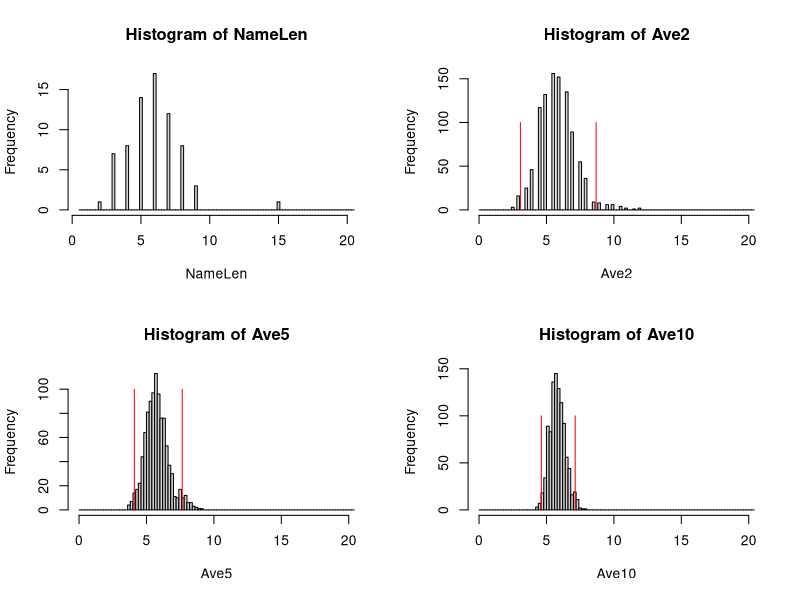

This chart was generated by the following R code:
Session = 04635
# Session = 04640
if (Session == 04635){
  #04635 12:30-2:00 PM, Enrollment = 71,  as of 01/13/2014
  #Student Last Name Length
  NameLen = c(4,8,4,3,8,5,7,4,7,5,4,5,6,5,6,9,6,8,6,7,8,7,6,8,
              6,5,7,6,5,6,5,5,8,7,3,6,3,4,3,8,4,6,6,5,5,5,9,7,
              2,3,5,5,4,4,7,3,7,6,5,7,6,6,6,9,7,8,7,6,3,15,6)
} else{
  # 04640 12:30-2:00 PM, Enrollment = 61, as of 01/13/2014
  # Student Last Name Length
  NameLen = c(7,8,3,6,9,6,7,7,4,6,7,7,7,6,4,7,6,7,8,6,6,2,2,6,
              8,8,6,4,6,6,7,9,3,3,5,3,5,2,8,8,7,7,7,4,10,6,12,
              5,8,10,7,6,4,6,7,7,4,3,5,8,5)
}

##Create 4 subfgures
par(mfrow=c(2,2))

hist(NameLen,breaks=seq(0.5,20.5,0.2))

c(mean(NameLen)-2*sd(NameLen)/sqrt(4),mean(NameLen)+2*sd(NameLen)/sqrt(4))

Ave2=matrix(0,1,1000)
for (i in (1:1000))
{
  dex= sample(70,2,replace=FALSE)
  Ave2[i]=sum(NameLen[dex])/2;
}
hist(Ave2,breaks=seq(0,20.5,0.20))
CI = c(mean(NameLen)-2*sd(NameLen)/sqrt(2),mean(NameLen)+2*sd(NameLen)/sqrt(2));
lines(c(CI[1],CI[1]),c(0,100) ,col="Red" )
lines(c(CI[2],CI[2]),c(0,100) ,col="Red" )

Ave5=matrix(0,1,1000)
for (i in (1:1000))
{
  dex= sample(70,5,replace=FALSE)
  Ave5[i]=sum(NameLen[dex])/5;
}
hist(Ave5,breaks=seq(0,20.5,0.20))
CI = c(mean(NameLen)-2*sd(NameLen)/sqrt(5),mean(NameLen)+2*sd(NameLen)/sqrt(5));
lines(c(CI[1],CI[1]),c(0,100) ,col="Red" )
lines(c(CI[2],CI[2]),c(0,100) ,col="Red" )


Ave10=matrix(0,1,1000)
for (i in (1:1000))
{
  dex= sample(70,10,replace=FALSE)
  Ave10[i]=sum(NameLen[dex])/10;
}
hist(Ave10,breaks=seq(0,20.5,0.20))
CI = c(mean(NameLen)-2*sd(NameLen)/sqrt(10),mean(NameLen)+2*sd(NameLen)/sqrt(10));
lines(c(CI[1],CI[1]),c(0,100) ,col="Red" )
lines(c(CI[2],CI[2]),c(0,100),col="Red" )